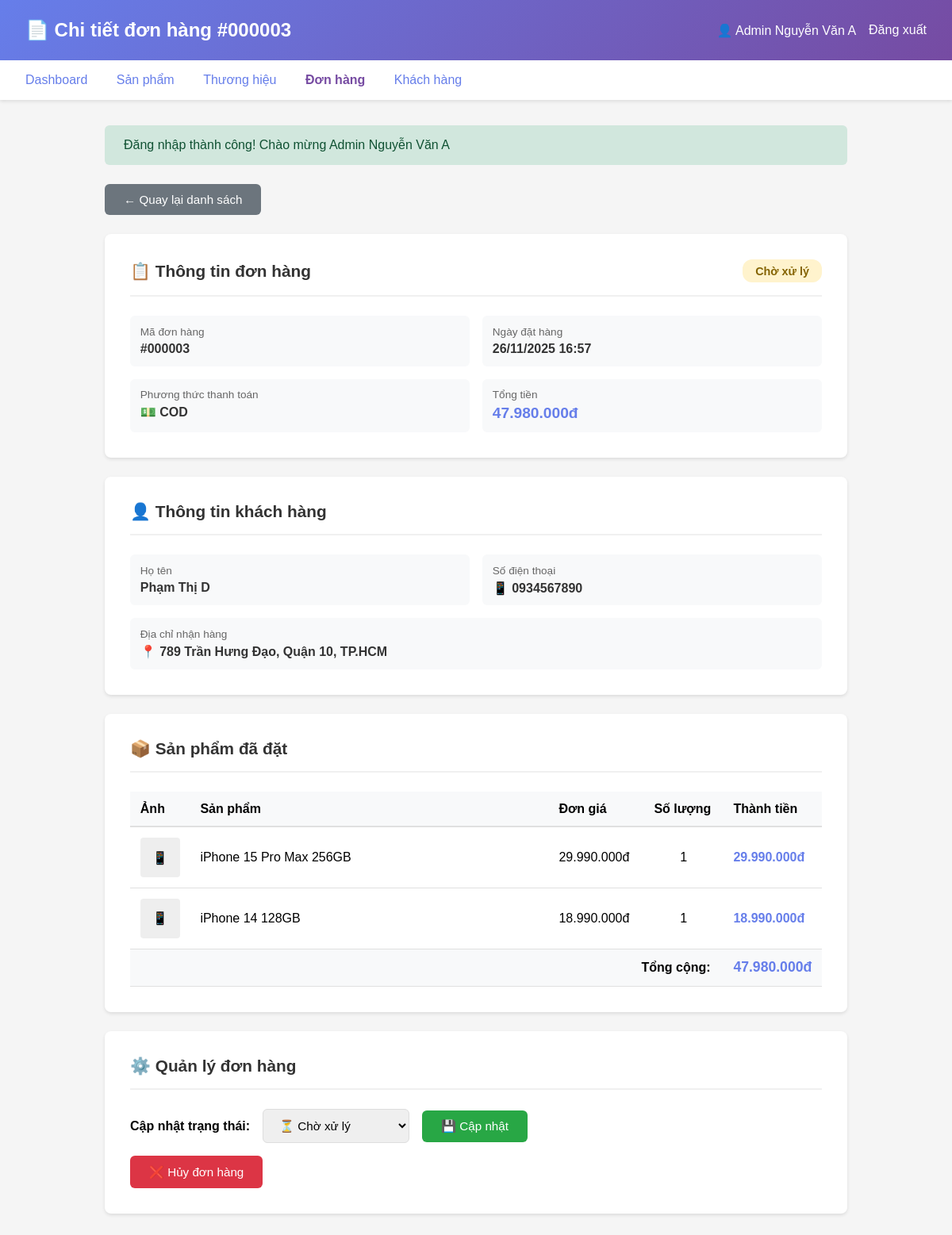
/public/admin/orders/3 (signed in), run on the app's committed database.
### tables this page shows
CREATE TABLE orders (
    id INT AUTO_INCREMENT PRIMARY KEY,
    user_id INT NOT NULL,
    customer_name VARCHAR(100) NOT NULL,
    customer_phone VARCHAR(20) NOT NULL,
    customer_address TEXT NOT NULL,
    total_amount DECIMAL(10, 2) NOT NULL,
    status ENUM('pending', 'processing', 'shipping', 'delivered', 'cancelled') DEFAULT 'pending',
    payment_method VARCHAR(50) DEFAULT 'COD',
    notes TEXT,
    created_at TIMESTAMP DEFAULT CURRENT_TIMESTAMP,
    updated_at TIMESTAMP DEFAULT CURRENT_TIMESTAMP ON UPDATE CURRENT_TIMESTAMP,
    FOREIGN KEY (user_id) REFERENCES users(id) ON DELETE CASCADE,
    INDEX idx_user_id (user_id),
    INDEX idx_status (status),
    INDEX idx_created_at (created_at)
);

CREATE TABLE order_items (
    id INT AUTO_INCREMENT PRIMARY KEY,
    order_id INT NOT NULL,
    product_id INT NOT NULL,
    product_name VARCHAR(200) NOT NULL,
    quantity INT NOT NULL,
    price DECIMAL(10, 2) NOT NULL,
    created_at TIMESTAMP DEFAULT CURRENT_TIMESTAMP,
    FOREIGN KEY (order_id) REFERENCES orders(id) ON DELETE CASCADE,
    FOREIGN KEY (product_id) REFERENCES products(id) ON DELETE RESTRICT,
    INDEX idx_order_id (order_id),
    INDEX idx_product_id (product_id)
);

### resources/view/admin/orders/detail.php (the view, shortened to what the rows shown need)
<!DOCTYPE html>
<html lang="vi">
<head>
</head>
<body>
    <div class="header">
        <h1>📄 Chi tiết đơn hàng #<?= str_pad($order['id'], 6, '0', STR_PAD_LEFT) ?></h1>
        <div style="display: flex; align-items: center; gap: 1rem;">
            <span>👤 <?= escape(getUserName() ?? 'Admin') ?></span>
            <a href="<?= config('app.base_url') ?>/admin/logout" style="color: white; text-decoration: none;">Đăng
                xuất</a>
        </div>
    </div>
    <div class="container">
        <div class="section">
            <div class="section-header">
                <h2>📋 Thông tin đơn hàng</h2>
            </div>
            <div class="info-grid">
                <div class="info-item">
                    <div class="info-label">Mã đơn hàng</div>
                    <div class="info-value">#<?= str_pad($order['id'], 6, '0', STR_PAD_LEFT) ?></div>
                </div>
                <div class="info-item">
                    <div class="info-label">Ngày đặt hàng</div>
                    <div class="info-value"><?= formatDateTime($order['created_at']) ?></div>
                </div>
                <div class="info-item">
                    <div class="info-label">Phương thức thanh toán</div>
                    <div class="info-value">💵 <?= $order['payment_method'] ?? 'COD' ?></div>
                </div>
                <div class="info-item">
                    <div class="info-label">Tổng tiền</div>
                    <div class="info-value" style="color: #667eea; font-size: 1.2rem;">
                        <?= formatPrice($order['total_amount']) ?>
                    </div>
                </div>
            </div>
        </div>
        <div class="section">
            <div class="section-header">
                <h2>👤 Thông tin khách hàng</h2>
            </div>
            <div class="info-grid">
                <div class="info-item">
                    <div class="info-label">Họ tên</div>
                    <div class="info-value"><?= escape($order['customer_name']) ?></div>
                </div>
                <div class="info-item">
                    <div class="info-label">Số điện thoại</div>
                    <div class="info-value">📱 <?= escape($order['customer_phone']) ?></div>
                </div>
                <div class="info-item" style="grid-column: 1 / -1;">
                    <div class="info-label">Địa chỉ nhận hàng</div>
                    <div class="info-value">📍 <?= escape($order['customer_address']) ?></div>
                </div>
            </div>
        </div>
        <div class="section">
            <div class="section-header">
                <h2>📦 Sản phẩm đã đặt</h2>
            </div>
            <table>
                <thead>
                    <tr>
                        <th style="width: 70px;">Ảnh</th>
                        <th>Sản phẩm</th>
                        <th style="width: 120px;">Đơn giá</th>
                        <th style="width: 100px;">Số lượng</th>
                        <th style="width: 120px;">Thành tiền</th>
                    </tr>
                </thead>
                <tbody>
                    <?php foreach ($order['items'] as $item): ?>
                        <tr>
                            <td>
                                <?php if (!empty($item['product_image'])): ?>
                                    <img src="<?= url('/' . escape($item['product_image'])) ?>"
                                        alt="<?= escape($item['product_name']) ?>" class="product-img">
                                <?php else: ?>
                                    <div class="product-img"
                                        style="background: #eee; display: flex; align-items: center; justify-content: center;">
                                        📱
                                    </div>
                                <?php endif; ?>
                            </td>
                            <td>
                                <div style="font-weight: 500;"><?= escape($item['product_name']) ?></div>
                            </td>
                            <td style="font-weight: 500;">
                                <?= formatPrice($item['price']) ?>
                            </td>
                            <td style="text-align: center;">
                                <?= $item['quantity'] ?>
                            </td>
                            <td style="font-weight: 600; color: #667eea;">
                                <?= formatPrice($item['price'] * $item['quantity']) ?>
                            </td>
                        </tr>
                    <?php endforeach; ?>
                    <tr class="total-row">
                        <td colspan="4" style="text-align: right; padding-right: 1rem;">
                            Tổng cộng:
                        </td>
                        <td style="font-size: 1.1rem; color: #667eea;">
                            <?= formatPrice($order['total_amount']) ?>
                        </td>
                    </tr>
                </tbody>
            </table>
        </div>
        <div class="section">
            <div class="section-header">
                <h2>⚙️ Quản lý đơn hàng</h2>
            </div>
            <form method="POST" action="<?= url('/admin/orders/' . $order['id'] . '/status') ?>" class="status-form">
                <label style="font-weight: 600;">Cập nhật trạng thái:</label>
                <select name="status" <?= $order['status'] === 'cancelled' ? 'disabled' : '' ?>>
                    <option value="pending" <?= $order['status'] === 'pending' ? 'selected' : '' ?>>⏳ Chờ xử lý</option>
                </select>
                <?php if ($order['status'] !== 'cancelled' && $order['status'] !== 'delivered'): ?>
                    <button type="submit" class="btn btn-success">
                        💾 Cập nhật
                    </button>
                <?php endif; ?>
            </form>
        </div>
    </div>
</body>
</html>

### data on the page
orders: id "000003", created_at "26/11/2025 16:57", payment_method "COD", total_amount "47.980.000đ", customer_name "Phạm Thị D", customer_phone "0934567890", customer_address "789 Trần Hưng Đạo, Quận 10, TP.HCM", status "⏳ Chờ xử lý"
order_items: product_name "iPhone 15 Pro Max 256GB", price "29.990.000đ", quantity "1", formatPrice($item['price'] * $item['quantity']) "29.990.000đ"
order_items: product_name "iPhone 14 128GB", price "18.990.000đ", quantity "1", formatPrice($item['price'] * $item['quantity']) "18.990.000đ"

### other printed values
getUserName() "Admin Nguyễn Văn A"
$flash['message'] "Đăng nhập thành công! Chào mừng Admin Nguyễn Văn A"
$order['status_text'] "Chờ xử lý"
